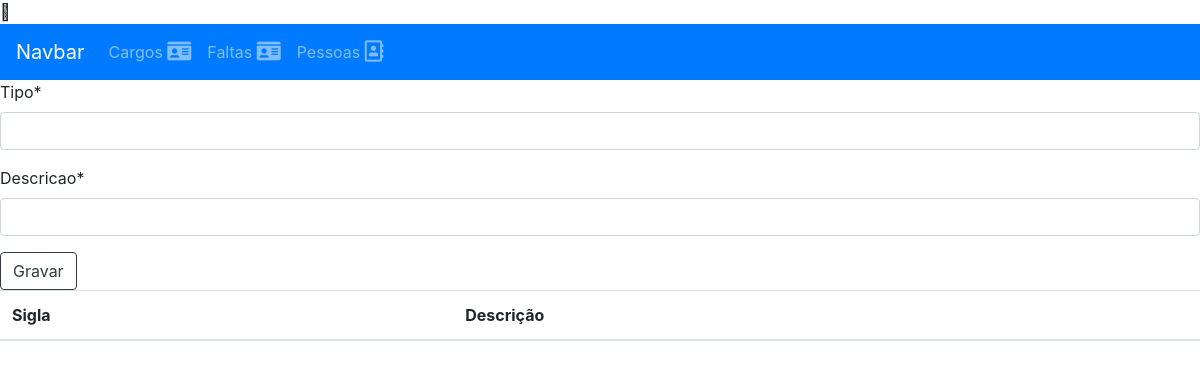
The page /faltas/ on the database as committed earlier.
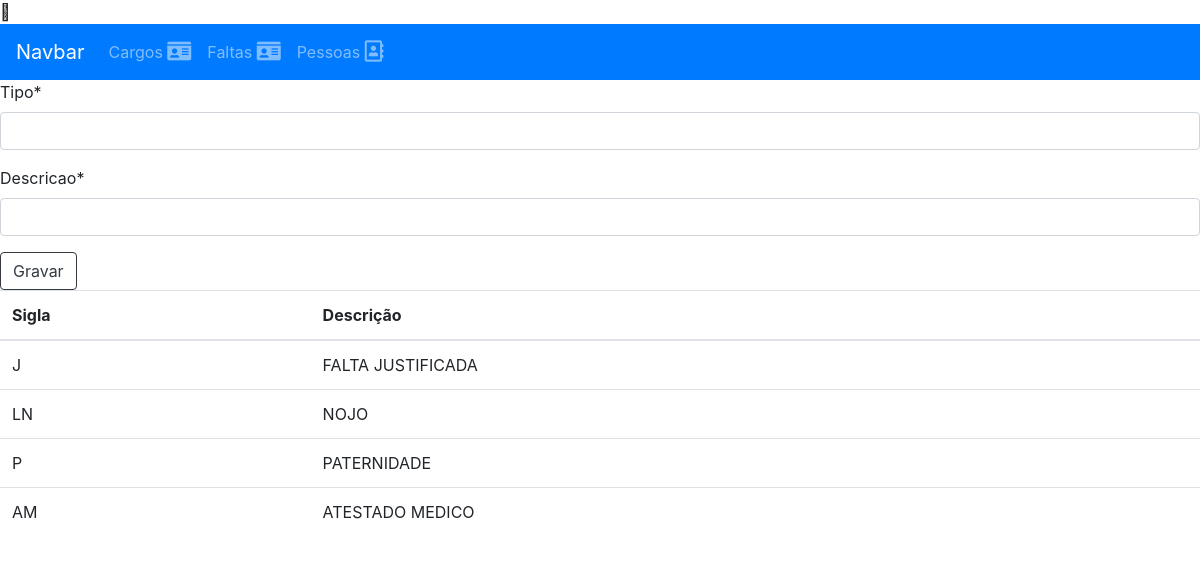
The same page on the database as committed later.
### app_ficha_cem/models.py (models this page shows, shortened)
class Faltas(models.Model):
    tipo = models.CharField(max_length=3)
    descricao =  models.CharField(max_length=30)

### app_ficha_cem/views.py (the view)
# urls.py: path('faltas/', faltas, name="listarfaltas"),
def faltas(request):
    faltas = Faltas.objects.all()
    if request.method == 'POST':
        form = formularioTF(request.POST)
        if form.is_valid():
            form.save()
            return redirect('listarfaltas')
    else:
        form = formularioTF()
    return render(request,'template/cadastrar_tipo_falta.html',{'form':form, 'faltas':faltas})

### app_ficha_cem/forms.py
class formularioTF(forms.ModelForm):
    tipo = forms.CharField(max_length=3, required=True)
    descricao = forms.CharField(max_length=30, required=True)
    class Meta:
        model = Faltas
        fields = ['tipo','descricao']

### template/cadastrar_tipo_falta.html (shortened to what this page needs)
{% extends 'template/menu.html' %}
{% load crispy_forms_tags %}
{% block content %}
<form method="POST">
    {{ form|crispy }}
    <div clas="form-group">
        <button class="btn btn-outline-dark">Gravar</button>
    </div>
</form>
<table class="table table-hover">
<thead>
    <tr>
        <th scope="col">Sigla</th>
        <th scope="col">Descrição</th>
    </tr>
</thead>
<tbody>
    {% for falta in faltas %}
    <tr>
        <td>{{falta.tipo}}</td>
        <td>{{falta.descricao}}</td>
    </tr>
    {% endfor %}
</tbody>
</table>
{% endblock content %}

### template/menu.html (shortened to what this page needs)
{% load static %}
<!DOCTYPE html>
<html lang="en">
<head>
    <link rel="stylesheet" href="https://cdn.jsdelivr.net/npm/bootstrap@4.0.0/dist/css/bootstrap.min.css"
>
    <link rel="stylesheet" href="https://use.fontawesome.com/releases/v5.7.0/css/all.css"
>
</head>
<body>
    <span class="fa-solid fa-user"></span>
    <nav class="navbar navbar-expand-lg navbar-dark bg-primary">
        <a class="navbar-brand" href="#">Navbar</a>
        <div class="collapse navbar-collapse" id="navbarSupportedContent">
            <ul class="navbar-nav mr-auto">
                <li class="nav-item">
                    <a class="nav-link" href="{% url 'listarcargos' %}">Cargos <i
                            class="fas fa-id-card fa-lg"></i></a>
                </li>
                <li class="nav-item">
                    <a class="nav-link" href="{% url 'listarfaltas' %}">Faltas <i
                            class="fas fa-id-card fa-lg"></i></a>
                </li>
                <li class="nav-item">
                    <a class="nav-link" href="{% url 'listarpessoas' %}">Pessoas <i
                            class="far fa-address-book fa-lg"></i></a>
                </li>
                <li class="nav-item">
                    <a class="nav-link text-warning" href="{% url 'listarpessoas' %}">{{pessoa.nome}} {{pessoa.id}}</a>
                </li>
    </nav>
    {% block content %}
    {% endblock content %}
</body>
</html>

Rows that differ between the two databases and show on the page:
added Faltas: tipo "J", descricao "FALTA JUSTIFICADA"
added Faltas: tipo "LN", descricao "NOJO"
added Faltas: tipo "P", descricao "PATERNIDADE"
added Faltas: tipo "AM", descricao "ATESTADO MEDICO"
